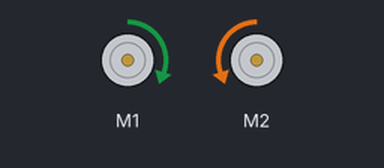
Bench run of a sketch on a simulated Arduino Uno, built with avr-gcc and run on an emulated ATmega328P. Shown: 2 × DC motor (green arrow = forward, orange = backward, longer = faster). What the sketch prints to the serial monitor is not drawn.

Above: at 0.1 s.
At 3.1 s:
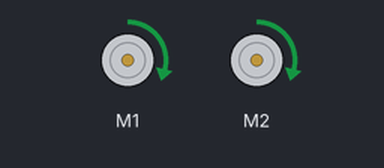
At 6.1 s:
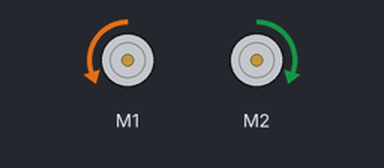
At 12.1 s:
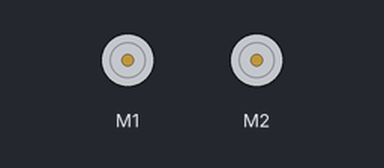
Timing chart, 0 to 13.6 s (numbered marks = the images above):
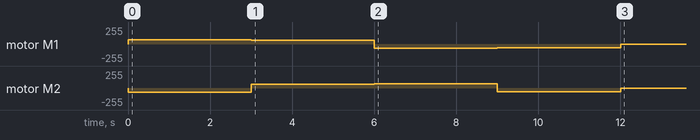

The sketch:

mc33926.ino
```cpp
#include "DualMC33926MotorShield.h"

DualMC33926MotorShield md;
 int pwm = 100;
 void forward(void);
 void brake(void);
 void backward(void);
 void turnleft(void);
 void turnright(void);

void setup()
{
  Serial.begin(9600);
  Serial.println("Dual MC33926 Motor Shield");
  md.init();
  {
    forward();
    delay(3000);
    brake();
    turnleft();
    delay(3000);
    brake();
    backward();
    delay(3000);
    brake();
    turnright();
    delay(3000);
    brake();
  }
}
void loop(){
/*
  if(Serial.available()>0){
    char ch = Serial.read();
    if(ch== 'w'){
      forward();
    }
    else if(ch== 's'){
      backward();
    }
    else if(ch== 'a'){
      rotate_left();
    }
    }

  }
*/
}
 void forward(){
    md.setM1Speed(pwm);
    md.setM2Speed(-pwm);
 }
 void backward(){
    md.setM1Speed(-pwm);
    md.setM2Speed(pwm);
 }
  void brake(){
    md.setM1Speed(0); md.setM2Speed(0);
 }
  void turnleft(){
    md.setM1Speed(pwm-7.5);
    md.setM2Speed(pwm-7.5);
  }
  void turnright(){
    md.setM1Speed(-(pwm-7.5));
    md.setM2Speed(-(pwm-7.5));
  }
```

Measured:
- by itself, motor M1: stopped → forward 63/255 at 0.00 s, → forward 58/255 3.0 s later, → backward 63/255 3.0 s later, → backward 58/255 3.0 s later, … (5 changes in this stretch)
- by itself, motor M2: stopped → backward 63/255 at 0.00 s, → forward 58/255 3.0 s later, → forward 63/255 3.0 s later, → backward 58/255 3.0 s later, … (5 changes in this stretch)
